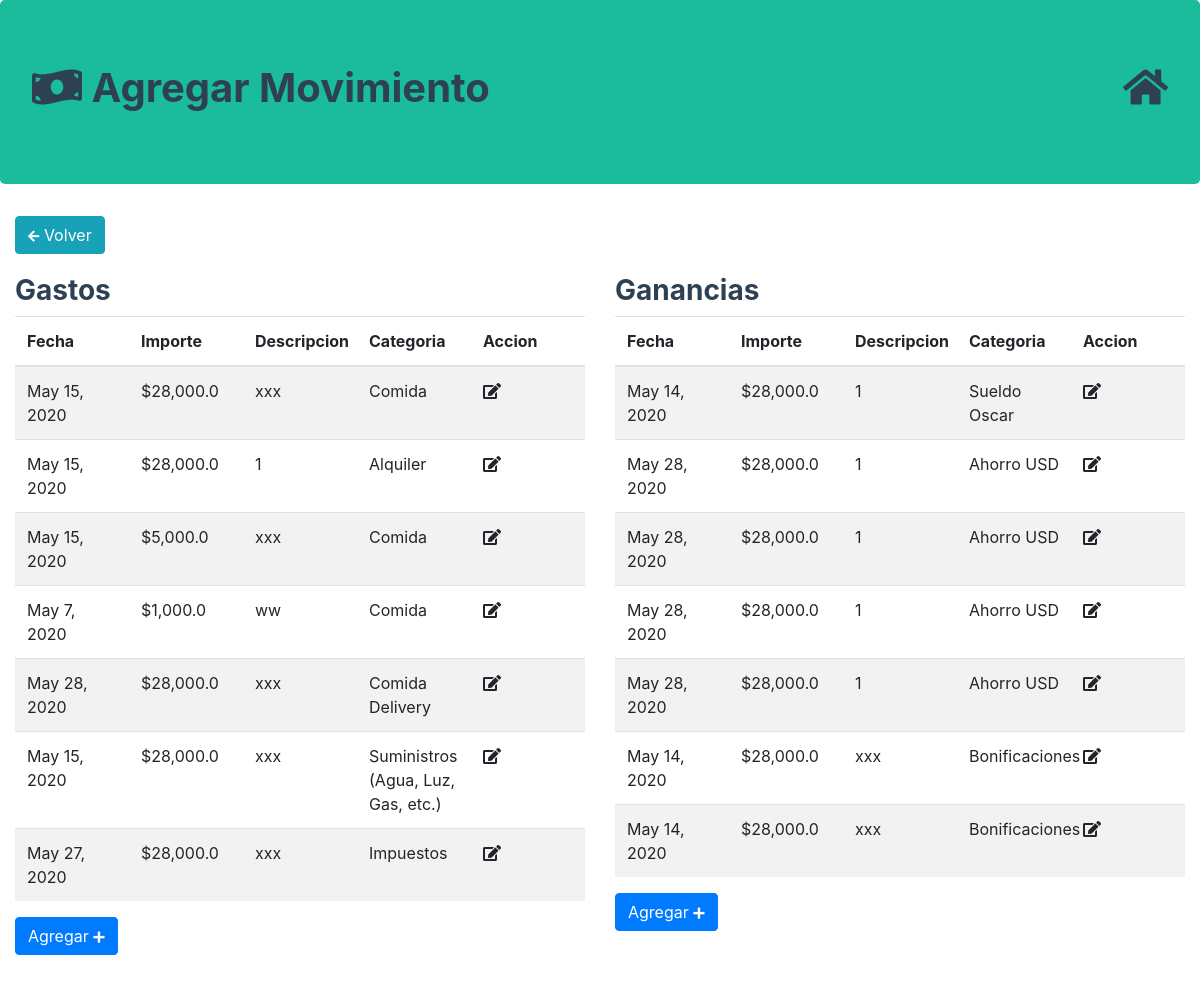
Page /add_movement/budget/1 on the earlier database version.
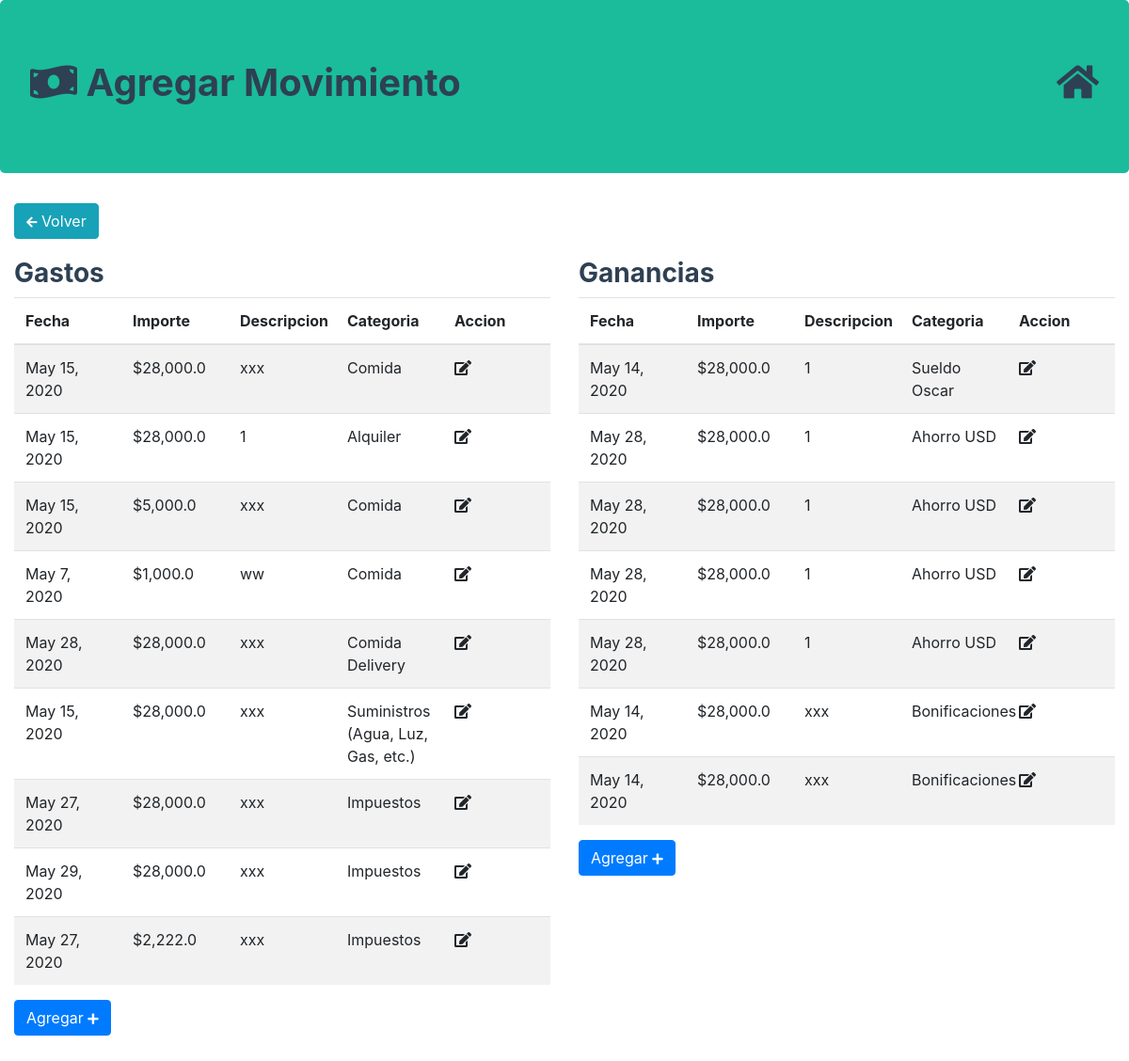
Same page on the later database version.
### planner/models.py (models this page shows, shortened)
class Expense(models.Model):
    expense_date = models.DateField()
    amount = models.FloatField()
    description = models.CharField(max_length=250)
    category = models.ForeignKey(Category, on_delete=models.CASCADE)

class Category(models.Model):
    types = [
        ('ex', 'expense'),
        ('in', 'income')
    ]
    name = models.CharField(max_length=250)
    category_type = models.CharField(max_length=50, choices=types)
    objects = CategoryQuerySet.as_manager()

class Income(models.Model):
    income_date = models.DateField()
    amount = models.FloatField()
    description = models.CharField(max_length=250)
    category = models.ForeignKey(Category, on_delete=models.CASCADE)

### planner/views.py (the view)
# urls.py: path('add_movement/budget/<int:id_>', views.add_expenses_and_incomes, name='add'),
def add_expenses_and_incomes(request, id_):
    budget = get_object_or_404(Budget, pk=id_)
    incomes = budget.get_actual_incomes()
    expenses = budget.get_actual_expenses()
    context = {
        'budget_id': budget.id,
        'incomes': incomes,
        'expenses': expenses
    }
    return render(request, 'planner/add_elements.html', context)

### planner/models.py (called while the page is built)
    def get_actual_expenses(self):
        return self.expenses.all()

    def get_actual_incomes(self):
        return self.incomes.all()

### planner/templates/planner/add_elements.html (shortened to what this page needs)
{% extends 'base.html' %}
{% load static %}
{% load crispy_forms_tags %}
{% load humanize %}
{% block jumbo %}
<i class="fas fa-money-bill-wave"></i> Agregar Movimiento
    <a href="{% url 'home' %}" id="goHome" ><i class="fa fa-home" aria-hidden="true"></i></a>
{% endblock jumbo %}
{% block content %}
    <div class="container-fluid pb-5">
        <div class="row">
            <div class="col-lg-12">
                <a name="" id="" class="btn btn-info" href="{% url 'budget' id_=budget_id %}" role="button"><i class="fas fa-arrow-left"></i> Volver</a>
            </div>
        </div>
        <div class="row top-buffer">
            <div class="col-lg-6 col-md-6 table-responsive" id="expenseSection">
                <h3 class="headlines"><strong>Gastos</strong></h3>
                <form method='POST' id="formExpense" action="{% url 'get_form' %}">
                <table class="table table-striped" id="expenses">
                    <thead >
                        <tr>
                            <th>Fecha</th>
                            <th>Importe</th>
                            <th>Descripcion</th>
                            <th>Categoria</th>
                            <th>Accion</th>
                        </tr>
                        </thead>
                        <tbody>
                            {% for expense in expenses %}
                                <tr id="expense-{{ expense.id }}">
                                    <td>{{ expense.expense_date }}</td>
                                    <td>${{ expense.amount | intcomma  }}</td>
                                    <td>{{ expense.description }}</td>
                                    <td>{{ expense.category.name }}</td>
                                    <td><i class="fas fa-edit"></i></td>
                                </tr>
                            {% endfor %}
                        </tbody>
                </table>
                <button type="button" class="btn btn-primary" id="add_expense">Agregar <i class="fas fa-plus"></i></button>
            </form>
            </div>
            <div class="col-lg-6 col-md-6 table-responsive" id="incomeSection">
                <h3 class="headlines"><strong>Ganancias</strong></h3>
                <form method='POST' id="formIncome" action="{% url 'get_form' %}">
                <table class="table table-striped" id="incomes">
                    <thead>
                        <tr>
                            <th>Fecha</th>
                            <th>Importe</th>
                            <th>Descripcion</th>
                            <th>Categoria</th>
                            <th>Accion</th>
                        </tr>
                        </thead>
                        <tbody>
                            {% for income in incomes %}
                            <tr id="income-{{ income.id }}">
                                <td>{{ income.income_date }}</td>
                                <td>${{ income.amount | intcomma  }}</td>
                                <td>{{ income.description }}</td>
                                <td>{{ income.category.name }}</td>
                                <td><i class="fas fa-edit"></i></td>
                            </tr>
                            {% endfor %}
                        </tbody>
                </table>
                <button type="button" class="btn btn-primary" id="add_income">Agregar <i class="fas fa-plus"></i></button>
            </form>
            </div>
        </div>
    </div>
{% endblock content %}

Differences in the rows shown:
added Expense: expense_date "May 29, 2020", amount "28,000.0", description "xxx", category.name "Impuestos"
added Expense: expense_date "May 27, 2020", amount "2,222.0", description "xxx", category.name "Impuestos"
